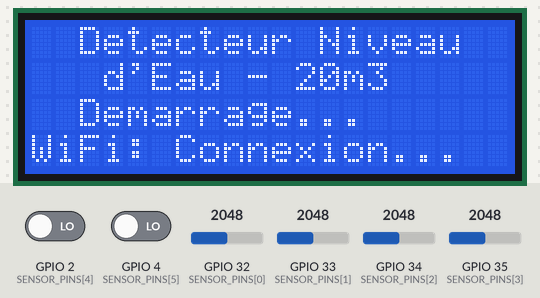
The sketch below on a simulated ESP32. Shown: 20×4 character LCD. The inputs (shaded band) are chosen by the test bench; at power-on: GPIO 4 (SENSOR_PINS[5]) LOW, GPIO 2 (SENSOR_PINS[4]) LOW, GPIO 32 (SENSOR_PINS[0]) = 2048, GPIO 33 (SENSOR_PINS[1]) = 2048, GPIO 34 (SENSOR_PINS[2]) = 2048, GPIO 35 (SENSOR_PINS[3]) = 2048. WiFi joins after 1.5 s; servers stay silent unless stated; what the sketch prints to the serial monitor is not drawn.

Above: at 1.2 s.
At 5.9 s:
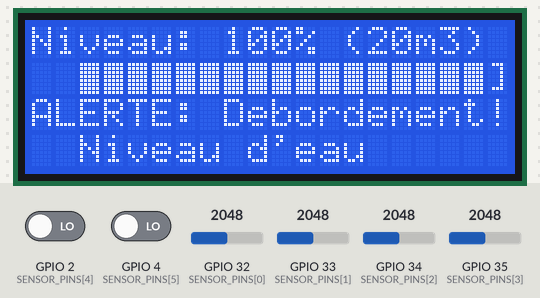
6.0 s: GPIO 4 (SENSOR_PINS[5]) driven HIGH
At 6.8 s:
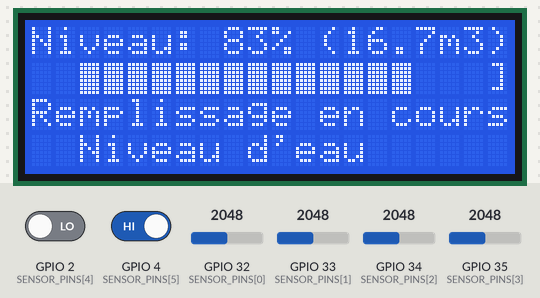
7.6 s: GPIO 2 (SENSOR_PINS[4]) driven HIGH
At 8.9 s:
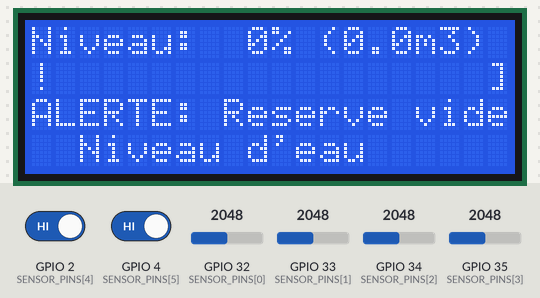
9.2 s: GPIO 32 (SENSOR_PINS[0]) set to 518
10.9 s: GPIO 32 (SENSOR_PINS[0]) set to 477
At 12.0 s:
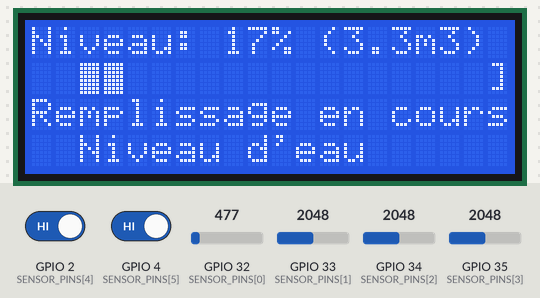
12.7 s: GPIO 33 (SENSOR_PINS[1]) set to 547
14.4 s: GPIO 33 (SENSOR_PINS[1]) set to 445
At 16.1 s:
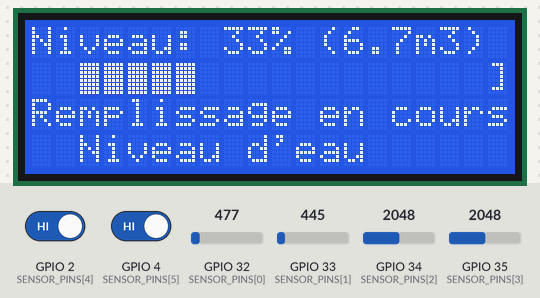
Timing chart, 0 to 17.1 s (numbered marks = the images above; inputs shaded):
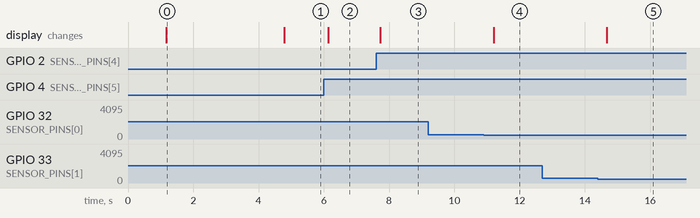

Measured:
- the behaviour switches between 500 and 499 on GPIO 32 (SENSOR_PINS[0]) (found by bisection; images 3 and 4)
- the behaviour switches between 500 and 499 on GPIO 33 (SENSOR_PINS[1]) (found by bisection; images 4 and 5)
- after the input at 6.0 s, the display: changes after 0.13 s (image 2)
- after the input at 7.6 s, the display: changes after 0.13 s (image 3)
- after the input at 9.2 s, every drawn part: stays the same
- after the input at 10.9 s, the display: changes after 0.30 s (image 4)
- after the input at 12.7 s, every drawn part: stays the same
- after the input at 14.4 s, the display: changes after 0.28 s (image 5)
- what the display in image 0 shows lasts 3.6 s, from 1.2 s to 4.8 s

The sketch:

22-08-26_ESP32.ino
```cpp
#include <Wire.h>
#include <LiquidCrystal_I2C.h>
#include <WiFi.h>
#include <WebServer.h>
#include <ArduinoJson.h>

// =====================================================================
// CONFIGURATION WiFi
// =====================================================================
const char* ssid = "YOUR_SSID";           // Remplacer par votre SSID WiFi
const char* password = "YOUR_PASSWORD";   // Remplacer par votre mot de passe WiFi
const int webServerPort = 80;
WebServer server(webServerPort);

// =====================================================================
// CONFIGURATION I2C ESP-32D
// =====================================================================
// ESP-32D utilise I2C matériel (plus rapide et stable)
// SDA: GPIO 21
// SCL: GPIO 22
#define SDA_PIN 21
#define SCL_PIN 22
LiquidCrystal_I2C lcd(0x27, 20, 4);

// =====================================================================
// CONFIGURATION DES CAPTEURS - CALIBRATION REQUISE
// =====================================================================
// ESP-32D broches ADC disponibles: GPIO 32, 33, 34, 35 (ADC1 stable)
const int SENSOR_PINS[] = {32, 33, 34, 35, 2, 4};
const int NUM_SENSORS = 6;
const int SMOOTHING_FACTOR = 10;  // Lissage: moyenne sur 10 lectures

// IMPORTANT: Ces valeurs doivent être calibrées pour votre système!
// Mesurez les valeurs réelles de vos capteurs:
// - À sec (air): notez la valeur minimale
// - Immergé (eau): notez la valeur maximale
// Puis ajustez les seuils ci-dessous
const int THRESHOLD_AIR = 2000;    // Valeur capteur à l'air (à calibrer)
const int THRESHOLD_WATER = 500;   // Valeur capteur dans l'eau (à calibrer)

int sensorValues[NUM_SENSORS];
int sensorAveraged[NUM_SENSORS];
int sensorReadings[NUM_SENSORS][SMOOTHING_FACTOR];
int readingIndex = 0;

// Flags pour éviter de redessiner l'écran en boucle
int send_0, send_1, send_2, send_3, send_4, send_5, send_6;
int lastDisplayedLevel = -1;  // Suivi du dernier niveau affiché

// Mode debug pour la calibration
bool debugMode = true;  // Mettre à false après calibration

// Caractère personnalisé pour la barre
byte solidBlock[8] = {
  B11111, B11111, B11111, B11111, B11111, B11111, B11111, B11111
};

// Variables de temps pour WiFi
unsigned long lastWiFiCheck = 0;
const unsigned long wifiCheckInterval = 30000;

// =====================================================================
// BARRE DE PROGRESSION (3 blocs par niveau = 18 blocs total)
// =====================================================================
void drawBar(int level) {
  lcd.setCursor(0, 1);
  lcd.print("[");
  int totalBlocks = NUM_SENSORS * 3;  // 18 blocs
  int filledBlocks = level * 3;       // 3 blocs par niveau
  for (int i = 0; i < totalBlocks; i++) {
    if (i < filledBlocks) {
      lcd.write((uint8_t)0);
    } else {
      lcd.print(" ");
    }
  }
  lcd.print("]");
}

// =====================================================================
// FONCTION DE LISSAGE DES CAPTEURS
// =====================================================================
void updateSensorReadings() {
  // Ajouter les nouvelles lectures
  for (int i = 0; i < 4; i++) {
    sensorReadings[i][readingIndex] = analogRead(SENSOR_PINS[i]);  // GPIO 32-35 (ADC)
  }

  // Lecture broches numériques (converties en valeurs 0-4095)
  sensorReadings[4][readingIndex] = digitalRead(SENSOR_PINS[4]) ? 4095 : 0;  // GPIO 2
  sensorReadings[5][readingIndex] = digitalRead(SENSOR_PINS[5]) ? 4095 : 0;  // GPIO 4

  // Incrementer l'index
  readingIndex = (readingIndex + 1) % SMOOTHING_FACTOR;

  // Calculer la moyenne pour chaque capteur
  for (int i = 0; i < NUM_SENSORS; i++) {
    int sum = 0;
    for (int j = 0; j < SMOOTHING_FACTOR; j++) {
      sum += sensorReadings[i][j];
    }
    sensorAveraged[i] = sum / SMOOTHING_FACTOR;
    sensorValues[i] = sensorAveraged[i];
  }
}

// =====================================================================
// GESTION DU WiFi
// =====================================================================
void connectToWiFi() {
  Serial.println("\n[WiFi] Tentative de connexion...");
  lcd.setCursor(0, 3);
  lcd.print("WiFi: Connexion...   ");

  WiFi.mode(WIFI_STA);
  WiFi.begin(ssid, password);

  int attempts = 0;
  while (WiFi.status() != WL_CONNECTED && attempts < 20) {
    delay(500);
    Serial.print(".");
    attempts++;
  }

  if (WiFi.status() == WL_CONNECTED) {
    Serial.println("\n[WiFi] Connecté!");
    Serial.print("[WiFi] Adresse IP: ");
    Serial.println(WiFi.localIP());
    lcd.setCursor(0, 3);
    lcd.print("WiFi: OK             ");
  } else {
    Serial.println("\n[WiFi] Échec de connexion");
    lcd.setCursor(0, 3);
    lcd.print("WiFi: Deconnecte     ");
  }
}

void handleRoot() {
  String html = R"(
    <!DOCTYPE html>
    <html>
    <head>
      <meta charset="UTF-8">
      <meta name="viewport" content="width=device-width, initial-scale=1.0">
      <title>Détecteur Niveau d'Eau</title>
      <style>
        body {
          font-family: Arial, sans-serif;
          margin: 0;
          padding: 20px;
          background: linear-gradient(135deg, #667eea 0%, #764ba2 100%);
          min-height: 100vh;
        }
        .container {
          max-width: 600px;
          margin: 0 auto;
          background: white;
          border-radius: 10px;
          padding: 30px;
          box-shadow: 0 10px 25px rgba(0,0,0,0.2);
        }
        h1 {
          text-align: center;
          color: #333;
          margin: 0 0 30px 0;
        }
        .info-box {
          background: #f0f4ff;
          border-left: 4px solid #667eea;
          padding: 15px;
          margin: 15px 0;
          border-radius: 5px;
        }
        .level-display {
          font-size: 28px;
          font-weight: bold;
          color: #667eea;
          text-align: center;
          margin: 20px 0;
        }
        .progress-bar {
          width: 100%;
          height: 30px;
          background: #eee;
          border-radius: 5px;
          overflow: hidden;
          margin: 20px 0;
        }
        .progress-fill {
          height: 100%;
          background: linear-gradient(90deg, #667eea 0%, #764ba2 100%);
          width: 0%;
          transition: width 0.3s ease;
          display: flex;
          align-items: center;
          justify-content: center;
          color: white;
          font-weight: bold;
        }
        .sensors {
          display: grid;
          grid-template-columns: 1fr 1fr 1fr;
          gap: 10px;
          margin: 20px 0;
        }
        .sensor {
          background: #f9f9f9;
          padding: 10px;
          border-radius: 5px;
          border: 1px solid #ddd;
          text-align: center;
          font-size: 12px;
        }
        .sensor-name {
          font-weight: bold;
          color: #666;
          font-size: 11px;
        }
        .sensor-value {
          font-size: 16px;
          color: #333;
          margin-top: 3px;
        }
        .alert {
          background: #fff3cd;
          border-left: 4px solid #ff6b6b;
          padding: 15px;
          margin: 15px 0;
          border-radius: 5px;
          color: #d63031;
          font-weight: bold;
          display: none;
        }
        .status {
          text-align: center;
          margin-top: 20px;
          padding: 10px;
          background: #f0f0f0;
          border-radius: 5px;
          font-size: 12px;
          color: #666;
        }
        .calibration-info {
          background: #fff9e6;
          border-left: 4px solid #ff9800;
          padding: 10px;
          margin: 15px 0;
          border-radius: 5px;
          font-size: 12px;
          color: #e65100;
        }
      </style>
    </head>
    <body>
      <div class="container">
        <h1>💧 Détecteur Niveau d'Eau</h1>
        <div class="info-box">
          <strong>Capacité:</strong> 20 m³
        </div>

        <div class="calibration-info" id="calibrationInfo">
          ⚙️ <strong>Mode calibration activé</strong> - Les valeurs brutes des capteurs sont affichées ci-dessous pour la calibration.
        </div>

        <div class="level-display" id="levelDisplay">Chargement...</div>

        <div class="progress-bar">
          <div class="progress-fill" id="progressFill">0%</div>
        </div>

        <div class="alert" id="alertBox"></div>

        <div class="sensors" id="sensorsContainer">
          <!-- Sera rempli par JavaScript -->
        </div>

        <div class="status">
          <strong>Adresse IP:</strong> <span id="ipAddress"></span><br>
          <strong>Dernière mise à jour:</strong> <span id="lastUpdate">--:--:--</span>
        </div>
      </div>

      <script>
        function updateData() {
          fetch('/api/data')
            .then(response => response.json())
            .then(data => {
              // Afficher les valeurs brutes des capteurs
              const sensorsContainer = document.getElementById('sensorsContainer');
              sensorsContainer.innerHTML = '';
              data.sensors.forEach((value, index) => {
                const sensorDiv = document.createElement('div');
                sensorDiv.className = 'sensor';
                sensorDiv.innerHTML = `
                  <div class="sensor-name">GPIO ${data.pins[index]}</div>
                  <div class="sensor-value">${value}</div>
                `;
                sensorsContainer.appendChild(sensorDiv);
              });

              // Mise à jour du niveau
              const levelDisplay = document.getElementById('levelDisplay');
              const percentage = data.level * 16.666;
              levelDisplay.textContent = `Niveau: ${Math.round(percentage)}% (${data.volume}m³)`;

              // Mise à jour de la barre de progression
              const progressFill = document.getElementById('progressFill');
              progressFill.style.width = percentage + '%';
              progressFill.textContent = Math.round(percentage) + '%';

              // Gestion des alertes
              const alertBox = document.getElementById('alertBox');
              if (data.level === 0) {
                alertBox.textContent = '⚠️ ALERTE: Réserve vide!';
                alertBox.style.display = 'block';
              } else if (data.level === 6) {
                alertBox.textContent = '⚠️ ALERTE: Débordement!';
                alertBox.style.display = 'block';
              } else if (data.anomaly) {
                alertBox.textContent = '⚠️ ANOMALIE: Capteur défectueux probable';
                alertBox.style.display = 'block';
              } else {
                alertBox.style.display = 'none';
              }

              // Mise à jour du timestamp
              const now = new Date();
              document.getElementById('lastUpdate').textContent =
                now.getHours().toString().padStart(2, '0') + ':' +
                now.getMinutes().toString().padStart(2, '0') + ':' +
                now.getSeconds().toString().padStart(2, '0');
            })
            .catch(error => console.error('Erreur:', error));
        }

        // Mise à jour initiale
        updateData();

        // Mise à jour toutes les secondes
        setInterval(updateData, 1000);

        // Afficher l'IP au chargement
        fetch('/api/info')
          .then(response => response.json())
          .then(data => {
            document.getElementById('ipAddress').textContent = data.ip;
          });
      </script>
    </body>
    </html>
  )";
  server.send(200, "text/html; charset=UTF-8", html);
}

void handleApiData() {
  StaticJsonDocument<512> doc;
  doc["level"] = 0;
  doc["volume"] = 0;
  doc["anomaly"] = false;

  JsonArray sensors = doc.createNestedArray("sensors");
  JsonArray pins = doc.createNestedArray("pins");

  // Calculer le niveau
  int currentLevel = 0;
  for (int i = NUM_SENSORS - 1; i >= 0; i--) {
    if (sensorValues[i] < THRESHOLD_WATER) {
      currentLevel = i + 1;
      break;
    }
  }

  // Ajouter les valeurs des capteurs
  for (int i = 0; i < NUM_SENSORS; i++) {
    sensors.add(sensorValues[i]);
    pins.add(SENSOR_PINS[i]);
  }

  // Vérifier les anomalies
  bool anomaly = false;
  for (int i = 0; i < currentLevel - 1; i++) {
    if (sensorValues[i] >= THRESHOLD_WATER) {
      anomaly = true;
      break;
    }
  }

  // Calculer le volume (20m³ total, 6 niveaux)
  float volume = 0;
  switch(currentLevel) {
    case 1: volume = 3.3; break;
    case 2: volume = 6.7; break;
    case 3: volume = 10.0; break;
    case 4: volume = 13.3; break;
    case 5: volume = 16.7; break;
    case 6: volume = 20.0; break;
    default: volume = 0; break;
  }

  doc["level"] = currentLevel;
  doc["volume"] = volume;
  doc["anomaly"] = anomaly;

  String json;
  serializeJson(doc, json);
  server.send(200, "application/json", json);
}

void handleApiInfo() {
  StaticJsonDocument<256> doc;
  doc["ip"] = WiFi.localIP().toString();
  doc["ssid"] = WiFi.SSID();
  doc["rssi"] = WiFi.RSSI();
  doc["uptime"] = millis() / 1000;

  String json;
  serializeJson(doc, json);
  server.send(200, "application/json", json);
}

void handleNotFound() {
  server.send(404, "text/plain", "404 - Page not found");
}

void setup() {
  Serial.begin(115200);
  delay(1000);

  Serial.println("\n\n[BOOT] Démarrage du système...");
  Serial.println("[BOOT] MODE CALIBRATION ACTIVÉ");
  Serial.println("[BOOT] Consultez le moniteur série pour les valeurs brutes des capteurs");
  Serial.println("[BOOT] À sec (air): valeurs devraient être hautes (~3000+)");
  Serial.println("[BOOT] Dans l'eau: valeurs devraient être basses (~500 ou moins)");

  send_0 = send_1 = send_2 = send_3 = send_4 = send_5 = send_6 = 0;

  Wire.begin(SDA_PIN, SCL_PIN);

  lcd.init();
  lcd.backlight();
  lcd.createChar(0, solidBlock);

  for (int i = 0; i < 4; i++) {
    pinMode(SENSOR_PINS[i], INPUT);
  }
  for (int i = 4; i < NUM_SENSORS; i++) {
    pinMode(SENSOR_PINS[i], INPUT);
  }

  // Initialiser le tableau de lissage
  for (int i = 0; i < NUM_SENSORS; i++) {
    for (int j = 0; j < SMOOTHING_FACTOR; j++) {
      sensorReadings[i][j] = 0;
    }
  }

  lcd.clear();
  lcd.setCursor(0, 0);
  lcd.print("  Detecteur Niveau  ");
  lcd.setCursor(0, 1);
  lcd.print("   d'Eau - 20m3     ");
  lcd.setCursor(0, 2);
  lcd.print("  Demarrage...      ");
  lcd.setCursor(0, 3);
  lcd.print("WiFi: Connexion...   ");
  delay(2000);

  connectToWiFi();

  server.on("/", handleRoot);
  server.on("/api/data", handleApiData);
  server.on("/api/info", handleApiInfo);
  server.onNotFound(handleNotFound);
  server.begin();

  Serial.println("[BOOT] Serveur web démarré sur le port 80");
  Serial.println("[BOOT] Accédez à http://" + WiFi.localIP().toString());
  Serial.println("[BOOT] Interface web en mode CALIBRATION");

  lcd.clear();
}

void loop() {
  server.handleClient();

  if (millis() - lastWiFiCheck > wifiCheckInterval) {
    lastWiFiCheck = millis();
    if (WiFi.status() != WL_CONNECTED) {
      Serial.println("[WiFi] Reconnexion...");
      connectToWiFi();
    }
  }

  updateSensorReadings();

  int currentLevel = 0;
  for (int i = NUM_SENSORS - 1; i >= 0; i--) {
    if (sensorValues[i] < THRESHOLD_WATER) {
      currentLevel = i + 1;
      break;
    }
  }

  // Affichage des valeurs brutes en continu pour calibration
  static unsigned long lastDebugTime = 0;
  if (millis() - lastDebugTime > 1000) {
    lastDebugTime = millis();

    Serial.print("Niveau: ");
    Serial.print(currentLevel);
    Serial.print(" | RAW: ");
    for (int i = 0; i < NUM_SENSORS; i++) {
      Serial.print("GPIO");
      Serial.print(SENSOR_PINS[i]);
      Serial.print("=");
      Serial.print(sensorValues[i]);
      if (i < NUM_SENSORS - 1) Serial.print(" | ");
    }
    Serial.println();
  }

  if (currentLevel != lastDisplayedLevel) {
    lastDisplayedLevel = currentLevel;
    displayLevel(currentLevel);
  }

  delay(50);
}

// =====================================================================
// AFFICHAGE LCD
// =====================================================================
void displayLevel(int level) {
  switch(level) {
    case 0:
      if (send_0 == 0) {
        lcd.setCursor(0, 0);
        lcd.print("Niveau:  0% (0.0m3) ");
        drawBar(0);
        lcd.setCursor(0, 2);
        lcd.print("ALERTE: Reserve vide! ");
        send_0=1; send_1=0; send_2=0; send_3=0; send_4=0; send_5=0; send_6=0;
      }
      break;
    case 1:
      if (send_1 == 0) {
        lcd.setCursor(0, 0);
        lcd.print("Niveau: 17% (3.3m3) ");
        drawBar(1);
        lcd.setCursor(0, 2);
        lcd.print("Remplissage en cours  ");
        send_0=0; send_1=1; send_2=0; send_3=0; send_4=0; send_5=0; send_6=0;
      }
      break;
    case 2:
      if (send_2 == 0) {
        lcd.setCursor(0, 0);
        lcd.print("Niveau: 33% (6.7m3) ");
        drawBar(2);
        lcd.setCursor(0, 2);
        lcd.print("Remplissage en cours  ");
        send_0=0; send_1=0; send_2=1; send_3=0; send_4=0; send_5=0; send_6=0;
      }
      break;
    case 3:
      if (send_3 == 0) {
        lcd.setCursor(0, 0);
        lcd.print("Niveau: 50% (10m3)  ");
        drawBar(3);
        lcd.setCursor(0, 2);
        lcd.print("Remplissage en cours  ");
        send_0=0; send_1=0; send_2=0; send_3=1; send_4=0; send_5=0; send_6=0;
      }
      break;
    case 4:
      if (send_4 == 0) {
        lcd.setCursor(0, 0);
        lcd.print("Niveau: 67% (13.3m3)");
        drawBar(4);
        lcd.setCursor(0, 2);
        lcd.print("Remplissage en cours  ");
        send_0=0; send_1=0; send_2=0; send_3=0; send_4=1; send_5=0; send_6=0;
      }
      break;
    case 5:
      if (send_5 == 0) {
        lcd.setCursor(0, 0);
        lcd.print("Niveau: 83% (16.7m3)");
        drawBar(5);
        lcd.setCursor(0, 2);
        lcd.print("Remplissage en cours  ");
        send_0=0; send_1=0; send_2=0; send_3=0; send_4=0; send_5=1; send_6=0;
      }
      break;
    case 6:
      if (send_6 == 0) {
        lcd.setCursor(0, 0);
        lcd.print("Niveau: 100% (20m3) ");
        drawBar(6);
        lcd.setCursor(0, 2);
        lcd.print("ALERTE: Debordement!  ");
        send_0=0; send_1=0; send_2=0; send_3=0; send_4=0; send_5=0; send_6=1;
      }
      break;
  }

  lcd.setCursor(2, 3);
  lcd.print("Niveau d'eau");
}
```
